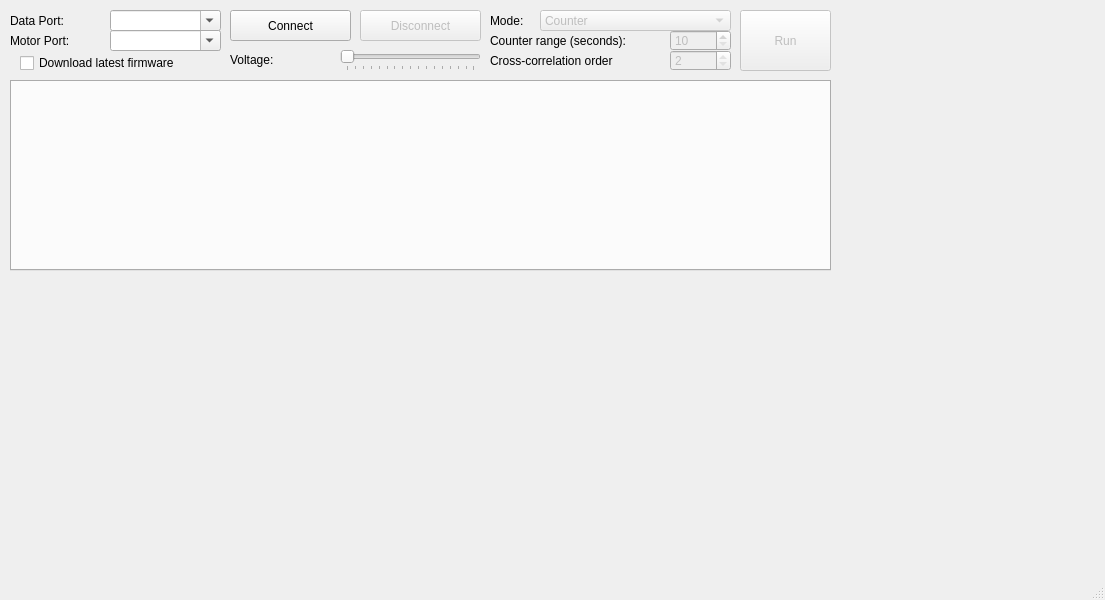
<?xml version="1.0" encoding="UTF-8"?>
<ui version="4.0">
 <class>MainWindow</class>
 <widget class="QMainWindow" name="MainWindow">
  <property name="geometry">
   <rect>
    <x>0</x>
    <y>0</y>
    <width>1105</width>
    <height>600</height>
   </rect>
  </property>
  <property name="windowTitle">
   <string>XC Gui</string>
  </property>
  <widget class="QWidget" name="centralwidget">
   <widget class="QComboBox" name="XCPort">
    <property name="geometry">
     <rect>
      <x>110</x>
      <y>10</y>
      <width>111</width>
      <height>21</height>
     </rect>
    </property>
    <property name="editable">
     <bool>true</bool>
    </property>
   </widget>
   <widget class="QLabel" name="label">
    <property name="geometry">
     <rect>
      <x>10</x>
      <y>10</y>
      <width>91</width>
      <height>21</height>
     </rect>
    </property>
    <property name="text">
     <string>Data Port:</string>
    </property>
   </widget>
   <widget class="QPushButton" name="Connect">
    <property name="geometry">
     <rect>
      <x>230</x>
      <y>10</y>
      <width>121</width>
      <height>31</height>
     </rect>
    </property>
    <property name="text">
     <string>Connect</string>
    </property>
   </widget>
   <widget class="QPushButton" name="Disconnect">
    <property name="enabled">
     <bool>false</bool>
    </property>
    <property name="geometry">
     <rect>
      <x>360</x>
      <y>10</y>
      <width>121</width>
      <height>31</height>
     </rect>
    </property>
    <property name="text">
     <string>Disconnect</string>
    </property>
   </widget>
   <widget class="QTabWidget" name="Lines">
    <property name="geometry">
     <rect>
      <x>10</x>
      <y>80</y>
      <width>821</width>
      <height>191</height>
     </rect>
    </property>
    <property name="currentIndex">
     <number>-1</number>
    </property>
   </widget>
   <widget class="QComboBox" name="Mode">
    <property name="enabled">
     <bool>false</bool>
    </property>
    <property name="geometry">
     <rect>
      <x>540</x>
      <y>10</y>
      <width>191</width>
      <height>21</height>
     </rect>
    </property>
    <item>
     <property name="text">
      <string>Counter</string>
     </property>
    </item>
    <item>
     <property name="text">
      <string>Autocorrelator</string>
     </property>
    </item>
    <item>
     <property name="text">
      <string>Crosscorrelator (I/I)</string>
     </property>
    </item>
    <item>
     <property name="text">
      <string>Crosscorrelator (I/Q)</string>
     </property>
    </item>
    <item>
     <property name="text">
      <string>Holograph (I/I)</string>
     </property>
    </item>
    <item>
     <property name="text">
      <string>Holograph (I/Q)</string>
     </property>
    </item>
   </widget>
   <widget class="QLabel" name="label_2">
    <property name="geometry">
     <rect>
      <x>490</x>
      <y>10</y>
      <width>51</width>
      <height>21</height>
     </rect>
    </property>
    <property name="text">
     <string>Mode:</string>
    </property>
   </widget>
   <widget class="QLabel" name="label_4">
    <property name="geometry">
     <rect>
      <x>490</x>
      <y>30</y>
      <width>181</width>
      <height>21</height>
     </rect>
    </property>
    <property name="text">
     <string>Counter range (seconds):</string>
    </property>
   </widget>
   <widget class="QSpinBox" name="Range">
    <property name="enabled">
     <bool>false</bool>
    </property>
    <property name="geometry">
     <rect>
      <x>670</x>
      <y>30</y>
      <width>61</width>
      <height>21</height>
     </rect>
    </property>
    <property name="minimum">
     <number>10</number>
    </property>
    <property name="maximum">
     <number>120</number>
    </property>
   </widget>
   <widget class="QLabel" name="label_6">
    <property name="geometry">
     <rect>
      <x>10</x>
      <y>30</y>
      <width>91</width>
      <height>21</height>
     </rect>
    </property>
    <property name="text">
     <string>Motor Port:</string>
    </property>
   </widget>
   <widget class="QComboBox" name="MotorPort">
    <property name="geometry">
     <rect>
      <x>110</x>
      <y>30</y>
      <width>111</width>
      <height>21</height>
     </rect>
    </property>
    <property name="editable">
     <bool>true</bool>
    </property>
   </widget>
   <widget class="QSlider" name="Voltage">
    <property name="enabled">
     <bool>false</bool>
    </property>
    <property name="geometry">
     <rect>
      <x>340</x>
      <y>50</y>
      <width>141</width>
      <height>21</height>
     </rect>
    </property>
    <property name="maximum">
     <number>255</number>
    </property>
    <property name="orientation">
     <enum>Qt::Horizontal</enum>
    </property>
    <property name="tickPosition">
     <enum>QSlider::TicksBelow</enum>
    </property>
    <property name="tickInterval">
     <number>16</number>
    </property>
   </widget>
   <widget class="QLabel" name="voltageLabel">
    <property name="geometry">
     <rect>
      <x>230</x>
      <y>50</y>
      <width>111</width>
      <height>20</height>
     </rect>
    </property>
    <property name="text">
     <string>Voltage:</string>
    </property>
   </widget>
   <widget class="QPushButton" name="Run">
    <property name="enabled">
     <bool>false</bool>
    </property>
    <property name="geometry">
     <rect>
      <x>740</x>
      <y>10</y>
      <width>91</width>
      <height>61</height>
     </rect>
    </property>
    <property name="text">
     <string>Run</string>
    </property>
   </widget>
   <widget class="QLabel" name="label_5">
    <property name="geometry">
     <rect>
      <x>490</x>
      <y>50</y>
      <width>181</width>
      <height>21</height>
     </rect>
    </property>
    <property name="text">
     <string>Cross-correlation order</string>
    </property>
   </widget>
   <widget class="QSpinBox" name="Order">
    <property name="enabled">
     <bool>false</bool>
    </property>
    <property name="geometry">
     <rect>
      <x>670</x>
      <y>50</y>
      <width>61</width>
      <height>21</height>
     </rect>
    </property>
    <property name="minimum">
     <number>2</number>
    </property>
    <property name="maximum">
     <number>2</number>
    </property>
   </widget>
   <widget class="QCheckBox" name="Download">
    <property name="geometry">
     <rect>
      <x>20</x>
      <y>53</y>
      <width>201</width>
      <height>20</height>
     </rect>
    </property>
    <property name="text">
     <string>Download latest firmware</string>
    </property>
   </widget>
  </widget>
  <widget class="QMenuBar" name="menubar">
   <property name="geometry">
    <rect>
     <x>0</x>
     <y>0</y>
     <width>1105</width>
     <height>22</height>
    </rect>
   </property>
  </widget>
  <widget class="QStatusBar" name="statusbar"/>
  <action name="actionSave">
   <property name="text">
    <string>Save..</string>
   </property>
  </action>
  <action name="actionCounter">
   <property name="text">
    <string>Counter</string>
   </property>
  </action>
  <action name="actionAutocorrelator">
   <property name="text">
    <string>Autocorrelator</string>
   </property>
  </action>
  <action name="actionLive_Autocorrelator">
   <property name="text">
    <string>Live Autocorrelator</string>
   </property>
  </action>
  <action name="actionTake_dark">
   <property name="text">
    <string>Take dark</string>
   </property>
  </action>
 </widget>
 <resources/>
 <connections/>
</ui>
